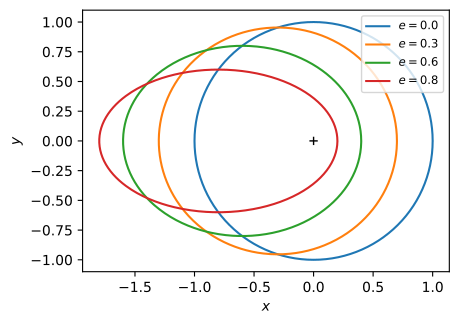

Reproduce this figure in Python.
"""Figure 2: the orbit for a = 1 and four eccentricities."""
from pathlib import Path

import matplotlib
matplotlib.use("Agg")  # write a file; never open a window
import matplotlib.pyplot as plt
import numpy as np

A = 1.0
theta = np.linspace(0.0, 2.0*np.pi, 721)

fig, ax = plt.subplots(figsize=(4.8, 3.4))
for e in (0.0, 0.3, 0.6, 0.8):
    r = A*(1.0 - e**2) / (1.0 + e*np.cos(theta))
    ax.plot(r*np.cos(theta), r*np.sin(theta), label=f"$e={e}$")
ax.plot(0.0, 0.0, "k+")
ax.set_aspect("equal")
ax.set_xlabel("$x$")
ax.set_ylabel("$y$")
ax.legend(loc="upper right", fontsize="small")
fig.savefig(Path(__file__).with_suffix(".pdf"), bbox_inches="tight",
            metadata={"CreationDate": None})  # same bytes on every run
